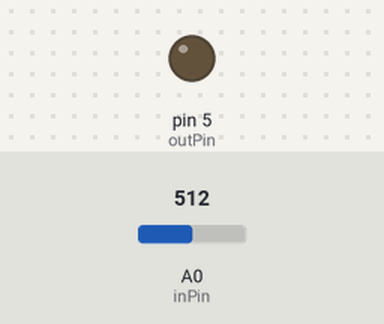
Recording of a sketch running on a simulated Arduino Uno, built with avr-gcc and run on an emulated ATmega328P. On the bench: output pins drawn as LEDs (lit = HIGH). The test bench sets the inputs (shaded band); at power-on: A0 (inPin) = 512. What the sketch prints to the serial monitor is not drawn.

Above: at 1.2 s.
1.3 s: A0 (inPin) set to 0
4.3 s: A0 (inPin) set to 122
At 5.2 s:
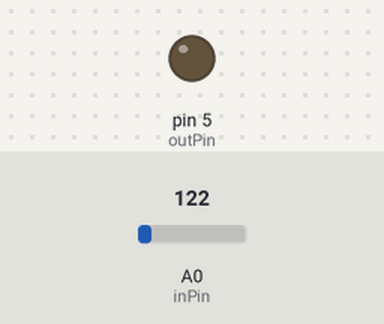
7.3 s: A0 (inPin) set to 1023
At 8.1 s:
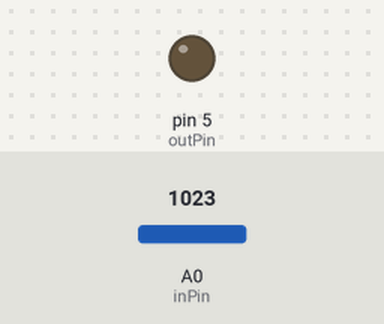
10.3 s: A0 (inPin) set to 900
Timing chart, 0 to 13.3 s (numbered marks = the images above; inputs shaded):
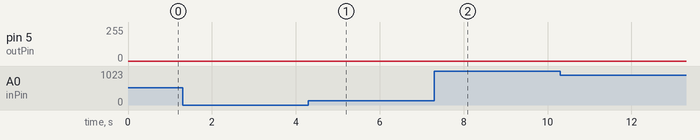

The sketch:

test_controller.ino
```cpp
#define outPin 5
#define inPin A0

void setup(){
  Serial.begin(9600);
}

void loop(){
  //delay(1000);
  pinMode(outPin , OUTPUT);
  pinMode(inPin , INPUT);
  for(int i=0 ; i<=250 ; i+=1){
    analogWrite(outPin , i);
    //delay(1000);
    Serial.println(analogRead(inPin));
    //delay(3000);
  }
}
```

Measured:
- after the input at 1.3 s, pin 5 (outPin): stays 0/255 (without the input it goes to 86/255 after 3.0 s)
- after the input at 4.3 s, pin 5 (outPin): stays 0/255 (without the input it goes to 177/255 after 3.0 s)
- after the input at 7.3 s, pin 5 (outPin): stays 0/255 (without the input it goes to 119/255 after 3.0 s)
